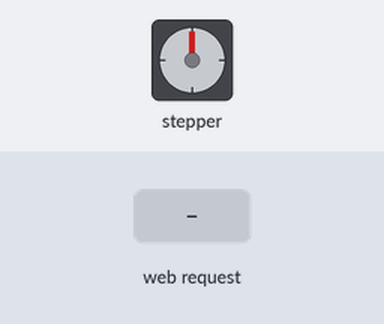
The sketch below on a simulated Arduino MKR. Parts: stepper motor. Inputs (shaded band) come from the test bench. WiFi joins after 1.5 s; servers stay silent unless stated; stepper angles assume 2048 steps per turn; what the sketch prints to the serial monitor is not drawn.

Above: at 12.7 s.
12.8 s: HTTP request GET /R received
At 13.27 s:
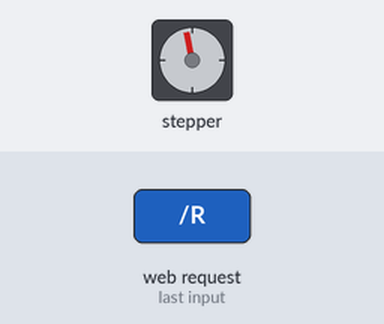
15.8 s: HTTP request GET /L received
At 16.26 s:
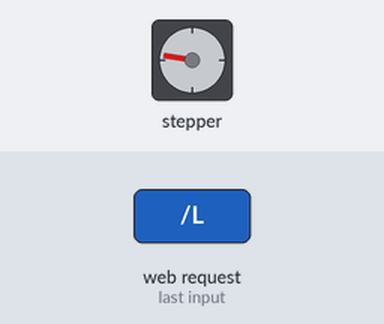
18.8 s: HTTP request GET /L received
At 23.0 s:
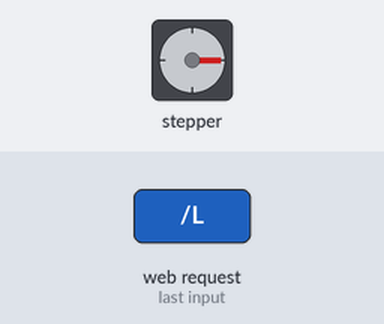
Timing chart, 0 to 24.5 s (numbered marks = the images above; inputs shaded):
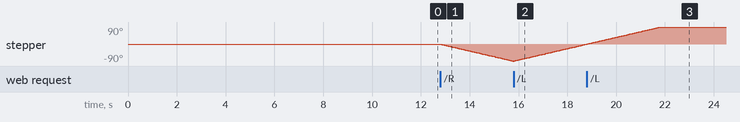

Measured:
- after the input at 12.8 s, stepper: keeps turning counter-clockwise at about 30°/s, starting at once
- after the input at 15.8 s, stepper: keeps turning clockwise at about 30°/s, starting at once
- after the input at 18.8 s, stepper: turns 90° clockwise in 3.0 s, starting at once

The sketch:

wifitest.ino
```cpp
#include <SPI.h>
#include <WiFiNINA.h>

#include "arduino_secrets.h"
///////please enter your sensitive data in the Secret tab/arduino_secrets.h
char ssid[] = SECRET_SSID;        // your network SSID (name)
char pass[] = SECRET_PASS;    // your network password (use for WPA, or use as key for WEP)
int keyIndex = 0;                 // your network key Index number (needed only for WEP)

int status = WL_IDLE_STATUS;

WiFiServer server(80);

//steppermotor
#include <Stepper.h>
const int stepsPerRevolution = 2048;
Stepper myStepper = Stepper(stepsPerRevolution, 8, 10, 9, 11);

void setup() {
  Serial.begin(9600);      // initialize serial communication
  //  pinMode(9, OUTPUT);      // set the LED pin mode
  myStepper.setSpeed(5);


  // check for the WiFi module:
  if (WiFi.status() == WL_NO_MODULE) {
    Serial.println("Communication with WiFi module failed!");
    while (true);
  }

  String fv = WiFi.firmwareVersion();

  if (fv < WIFI_FIRMWARE_LATEST_VERSION) {
    Serial.println("Please upgrade the firmware");
  }
  // attempt to connect to Wifi network:
  while (status != WL_CONNECTED) {

    Serial.print("Attempting to connect to Network named: ");

    Serial.println(ssid);                   // print the network name (SSID);

    // Connect to WPA/WPA2 network. Change this line if using open or WEP network:

    status = WiFi.begin(ssid, pass);

    // wait 10 seconds for connection:

    delay(10000);

  }

  server.begin();                           // start the web server on port 80

  printWifiStatus();                        // you're connected now, so print out the status
}

void loop() {

  WiFiClient client = server.available();   // listen for incoming clients

  if (client) {                             // if you get a client,

    Serial.println("new client");           // print a message out the serial port

    String currentLine = "";                // make a String to hold incoming data from the client

    while (client.connected()) {            // loop while the client's connected

      if (client.available()) {             // if there's bytes to read from the client,

        char c = client.read();             // read a byte, then

        Serial.write(c);                    // print it out the serial monitor

        if (c == '\n') {                    // if the byte is a newline character

          // if the current line is blank, you got two newline characters in a row.

          // that's the end of the client HTTP request, so send a response:

          if (currentLine.length() == 0) {
            client.println("HTTP/1.1 200 OK");

            client.println("Content-type:text/html");

            client.println();

            // the content of the HTTP response follows the header:

            client.print("Click <a href=\"/R\">here</a> turn right<br>");

            client.print("Click <a href=\"/L\">here</a> turn left<br>");

            // The HTTP response ends with another blank line:

            client.println();

            // break out of the while loop:

            break;

          } else {    // if you got a newline, then clear currentLine:

            currentLine = "";

          }

        } else if (c != '\r') {  // if you got anything else but a carriage return character,

          currentLine += c;      // add it to the end of the currentLine

        }
        if (currentLine.endsWith("GET /R")) {

          myStepper.step(-512);

        }

        if (currentLine.endsWith("GET /L")) {

          myStepper.step(512);

        }

      }

    }

    // close the connection:

    client.stop();

    Serial.println("client disonnected");

  }
}

void printWifiStatus() {

  // print the SSID of the network you're attached to:

  Serial.print("SSID: ");

  Serial.println(WiFi.SSID());

  // print your board's IP address:

  IPAddress ip = WiFi.localIP();

  Serial.print("IP Address: ");

  Serial.println(ip);

  // print the received signal strength:

  long rssi = WiFi.RSSI();

  Serial.print("signal strength (RSSI):");

  Serial.print(rssi);

  Serial.println(" dBm");

  // print where to go in a browser:

  Serial.print("To see this page in action, open a browser to http://");

  Serial.println(ip);
}
```

arduino_secrets.h
```cpp
#ifndef ARDUINO_SECRETS_H
#define ARDUINO_SECRETS_H
#include <Arduino.h>
#define SECRET_SSID "VRV951769D074"
#define SECRET_PASS "Splashmountain1"
#endif
```
